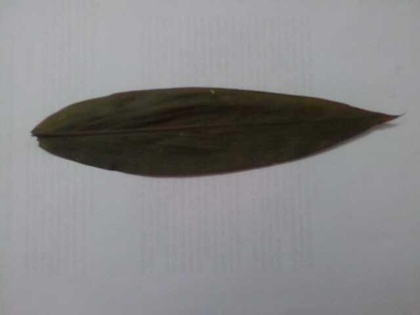
%> input picture Code_leaf/Test/1.jpg, 420 x 315 px, shrunk from 640 x 480 before the run
$ octave Test.m   (GNU Octave 9; MATLAB toolbox functions it lacks are replaced by stand-ins)
%> lines starting %> are read from the running program, lines starting %| are printed output that depends on the picture; in (x1, y1, x2, y2) boxes, pixels count from 0 and x2, y2 are one past the last pixel; in counts of white or black regions, pixels touching at a corner belong together; the program's own positions count from 1
%> the answer given: Test/1.jpg
%> further down, img is the input picture: size 315x420x3 uint8; mean R, G, B 134.6, 133.7, 135
### Code_leaf/extract_features.m
function [arr,b]=extract_features(img)
    [row,col,plane]=size(img);
%> row = 315; col = 420; plane = 3
    k=1;
    v=zeros(row,col);
    R=img(:,:,1);
    G=img(:,:,2);
    B=img(:,:,3);
    for i=1:row
        for j=1:col
                  if B(i,j) > 60
                     v(i,j)=1;
                  end
        end
    end
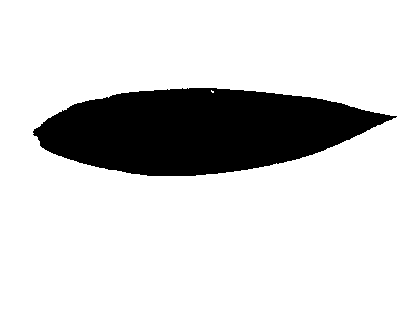
%> v: size 315x420 double; values 0 (black) and 1 (white), 83.2% white; 1 black region, box (x1, y1, x2, y2) and area: (33, 88, 397, 176) 22203
    b = logical(not(v));
    b=imfill(b,'holes');
%> b: size 315x420 logical; 16.8% white; 1 white region

  %%
   %figure(1),imshow(img);
    pp=rgb2gray(img);
    figure(2),imshow(pp);
     for i=1:row
        for j=1:col
                  if b(i,j) == 0
                     pp(i,j) = 0;
                  end
        end
     end
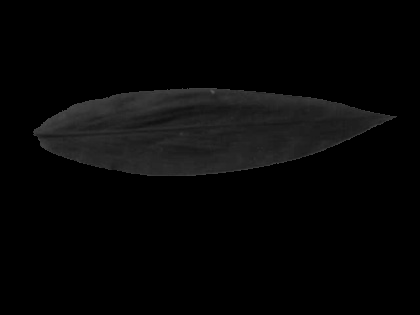
%> pp: size 315x420 uint8; min 0, max 89, mean 6.4

    figure(3),imshow(pp);
    %%
% [6 lines of commented-out code are left out]
    results=regionprops(b,'Area','EulerNumber','Orientation','BoundingBox','Extent',...
        'Perimeter','Centroid','Extrema','PixelIdxList','ConvexArea',...
        'FilledArea','PixelList','ConvexHull','FilledImage','Solidity',...
        'ConvexImage','Image','SubarrayIdx','Eccentricity','MajorAxisLength',...
        'EquivDiameter','MinorAxisLength');
%> results = 1 region; box (x1, y1, x2, y2), Area, Centroid, MajorAxisLength, MinorAxisLength and Eccentricity: (33, 88, 397, 176) 22209 [200.6 131.1] 336.2 84.91 0.968
    [maxarea,index] = max([results.Area]);
%> maxarea = 22209; index = 1
    aspect_ratio = results(index).MajorAxisLength/results(index).MinorAxisLength;
%> aspect_ratio = 3.96
    arr(k,1)=aspect_ratio;
    rectangularity =results(index).Area/aspect_ratio;
%> rectangularity = 5609.1
    arr(k,2)=rectangularity;
    convex_area_ratio=results(index).Area/results(index).ConvexArea;
%> convex_area_ratio = 0.981
    arr(k,3)=convex_area_ratio;
    eccentricity=results(index).Eccentricity;
%> eccentricity = 0.968
    arr(k,4)=eccentricity;
    diameter=results(index).EquivDiameter;
%> diameter = 168.2
    arr(k,5)=diameter;
    form_factor=(4*pi*results(index).Area)/(results(index).Perimeter).^2;
%> form_factor = 0.468
    arr(k,6)=form_factor;
    narrow_factor=diameter/results(index).MajorAxisLength;
%> narrow_factor = 0.5
    arr(k,7)=narrow_factor;
    perimeter_ratio_length_width=results(index).Perimeter/(results(index).MajorAxisLength+...
    results(index).MinorAxisLength);
%> perimeter_ratio_length_width = 1.83
    arr(k,8)=perimeter_ratio_length_width;
    Solidity=results(index).Solidity;
%> Solidity = 0.981
    arr(k,9)=Solidity;
    Circularity=results(index).Area/(results(index).Perimeter).^2;
%> Circularity = 0.0372
    arr(k,10)=Circularity;
% [8 lines of commented-out code are left out]

end

### Code_leaf/Test.m
clear all;
close all;
clc;
%%


Labels={'Pubescent Bamboo leaf','Orchid Tree leaf','Peepal leaf','Lemon leaf','Tamarind leaf','Hibiscus leaf',...
'Vinca Rosea leaf','Jackfruit leaf','Waterplant leaf','Chinese Redbud leaf'};
p=1;
[file,path] = uigetfile('*.jpg','Pick an Image File');
if isequal(file,0) || isequal(path,0)
    warndlg('User Pressed Cancel');
else
    img=imread([path file]);

    indx=find(file=='.');

    num=str2num(file(1:indx-1));

    figure(1),imshow(img),title('Input Image');
 %   web('Untitled.html');
end


if(num>=1 & num<=11)
    LName='Pubescent Bamboo leaf';
elseif((num>=17) & (num<=20))
    LName='Orchid Tree leaf';
elseif(num==26)
    LName='Peepal leaf';
elseif((num>=32) & (num<=35))
    LName='Lemon leaf';
elseif((num>=36) & (num<=45))
    LName='Tamarind Leaf';
elseif((num>=47) & (num<=55))
    LName='Hibiscus leaf';
elseif((num>=61) & (num<=67))
    LName='Vinca Rosea leaf';
elseif((num>=73) & (num<=79))
    LName='Jackfruit leaf';
elseif((num>=85) & (num<=90))
    LName='Waterplant leaf';
elseif((num>=91) & (num<=100))
    LName='Chinese Redbud leaf';
end

[feature_test,bw]=extract_features(img);
%> feature_test = [3.96 5609.1 0.981 0.968 168.2 0.468 0.5 1.83 0.981 0.0372]

bw = bwmorph(bw,'dilate');
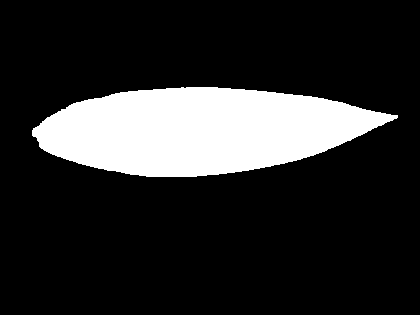
%> bw: size 315x420 logical; 17.5% white; 1 white region, box (x1, y1, x2, y2) and area: (32, 87, 398, 177) 23126
bw = bwareaopen(bw,200);
bw = imfill(bw,'holes');
[L,count]=bwlabel(bw);
%> count = 1
    if(count>=2)
    errordlg('Please Select the Leaf Image with clear Background');
    error('Please Select the Leaf Image with clear Background');
    end
%%
load('Train_KNN.mat');
%> (the run ends here)
